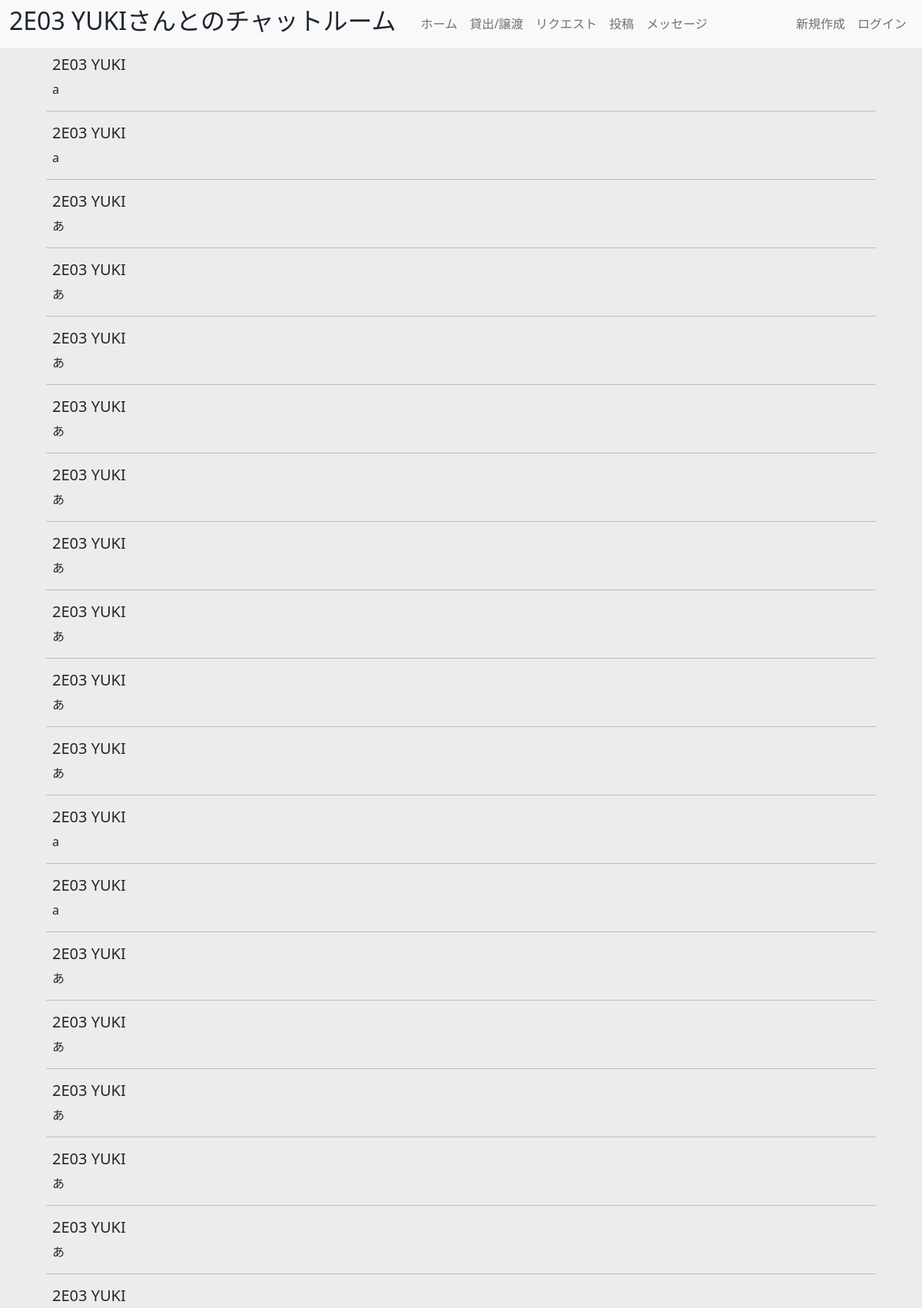
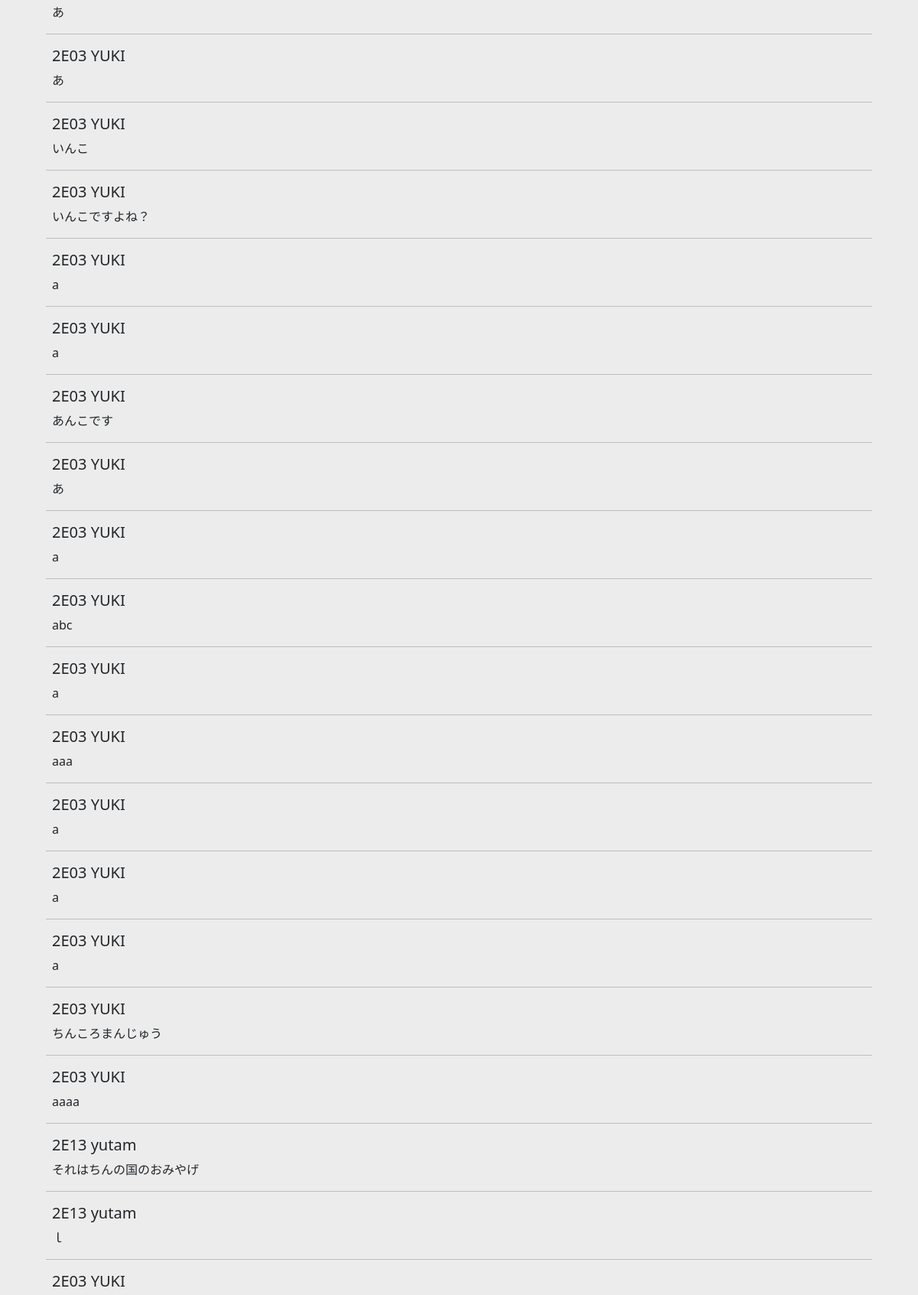
Screenshot of /chat/2/ (upper part) with the database file from the repository (2 pictures, top to bottom).
### chat/models.py (models this page shows)
class ChatRoom(models.Model):
    user1 = models.ForeignKey(
        Profile,
        on_delete=models.CASCADE,
        related_name='user1',
    )
    user2 = models.ForeignKey(
        Profile,
        on_delete=models.CASCADE,
        related_name='user2',
    )
    latest_date = models.DateTimeField(default=timezone.now)

class Chat(models.Model):
    sender = models.ForeignKey(
        Profile,
        on_delete=models.CASCADE,
    )
    text = models.TextField(max_length=200)
    room = models.ForeignKey(
        ChatRoom,
        on_delete=models.CASCADE,
    )

### accounts/models.py (models this page shows)
class Profile(models.Model):
    user_name = models.CharField(max_length=50)
    room_number = models.CharField(max_length = 4)
    profile_image = models.ImageField(null = True, default='icons/neko.jpg')
    user = models.ForeignKey(
        User,
        on_delete=models.CASCADE,
    )

### chat/views.py (the view)
# urls.py: path('chat/<int:room_id>/', views.room, name='room'),
def room(request, room_id):
    room = ChatRoom.objects.get(pk=room_id)
    chats = Chat.objects.filter(room = room_id)
    form = ChatForm()
    try:
        user = Profile.objects.get(user = request.user)
        context = {
        'room_name_json': mark_safe(json.dumps(room_id)),
        'room' : room,
        'user' : user,
        'form' : form,
        'chats' : chats,
        }
    except:
        context = {
        'room_name_json': mark_safe(json.dumps(room_id)),
        'room' : room,
        'form' : form,
        'chats' : chats,
        }
    return render(request, 'chat/room.html', context)

### chat/templates/chat/room.html (shortened to what this page needs)
{% extends 'app1/base.html' %}
{% load static %}
{% load widget_tweaks %}
{% block header %}
{% if room.user1 == user %}
{{ room.user2.room_number }} {{ room.user2.user_name }}さんとのチャットルーム
{% else %}
{{ room.user1.room_number }} {{ room.user1.user_name }}さんとのチャットルーム
{% endif %}
{% endblock header %}
{% block content %}
<div class="container mt-4">
    <div class="chat">
        <ul class="ps-0" id="list_message">
            {% for chat in chats %}
            <li class="ps-2" style="list-style : none;">
                <h5> {{ chat.sender.room_number }} {{ chat.sender.user_name }}</h5>
                <p>{{ chat.text }}</p>
            </li>
            <hr>
            {% endfor %}
        </ul>
    </div>
</div>
{% endblock content %}

### app1/static/css/ai_share.css (style rules this page uses)
hr { color: #333333; }

### rows the page displays
ChatRoom: user1.room_number "2E03", user1.user_name "YUKI"
Chat: sender.room_number "2E03", sender.user_name "YUKI", text "a"
Chat: sender.room_number "2E03", sender.user_name "YUKI", text "a"
Chat: sender.room_number "2E03", sender.user_name "YUKI", text "あ"
Chat: sender.room_number "2E03", sender.user_name "YUKI", text "あ"
Chat: sender.room_number "2E03", sender.user_name "YUKI", text "あ"
Chat: sender.room_number "2E03", sender.user_name "YUKI", text "あ"
Chat: sender.room_number "2E03", sender.user_name "YUKI", text "あ"
Chat: sender.room_number "2E03", sender.user_name "YUKI", text "あ"
Chat: sender.room_number "2E03", sender.user_name "YUKI", text "あ"
Chat: sender.room_number "2E03", sender.user_name "YUKI", text "あ"
Chat: sender.room_number "2E03", sender.user_name "YUKI", text "あ"
Chat: sender.room_number "2E03", sender.user_name "YUKI", text "a"
Chat: sender.room_number "2E03", sender.user_name "YUKI", text "a"
Chat: sender.room_number "2E03", sender.user_name "YUKI", text "あ"
Chat: sender.room_number "2E03", sender.user_name "YUKI", text "あ"
Chat: sender.room_number "2E03", sender.user_name "YUKI", text "あ"
Chat: sender.room_number "2E03", sender.user_name "YUKI", text "あ"
Chat: sender.room_number "2E03", sender.user_name "YUKI", text "あ"
Chat: sender.room_number "2E03", sender.user_name "YUKI", text "あ"
Chat: sender.room_number "2E03", sender.user_name "YUKI", text "あ"
Chat: sender.room_number "2E03", sender.user_name "YUKI", text "いんこ"
Chat: sender.room_number "2E03", sender.user_name "YUKI", text "いんこですよね？"
Chat: sender.room_number "2E03", sender.user_name "YUKI", text "a"
Chat: sender.room_number "2E03", sender.user_name "YUKI", text "a"
Chat: sender.room_number "2E03", sender.user_name "YUKI", text "あんこです"
Chat: sender.room_number "2E03", sender.user_name "YUKI", text "あ"
Chat: sender.room_number "2E03", sender.user_name "YUKI", text "a"
Chat: sender.room_number "2E03", sender.user_name "YUKI", text "abc"
Chat: sender.room_number "2E03", sender.user_name "YUKI", text "a"
Chat: sender.room_number "2E03", sender.user_name "YUKI", text "aaa"
Chat: sender.room_number "2E03", sender.user_name "YUKI", text "a"
Chat: sender.room_number "2E03", sender.user_name "YUKI", text "a"
Chat: sender.room_number "2E03", sender.user_name "YUKI", text "a"
Chat: sender.room_number "2E03", sender.user_name "YUKI", text "ちんころまんじゅう"
Chat: sender.room_number "2E03", sender.user_name "YUKI", text "aaaa"
Chat: sender.room_number "2E13", sender.user_name "yutam", text "それはちんの国のおみやげ"
Chat: sender.room_number "2E13", sender.user_name "yutam", text "ｌ"
Chat: sender.room_number "2E03", sender.user_name "YUKI"
